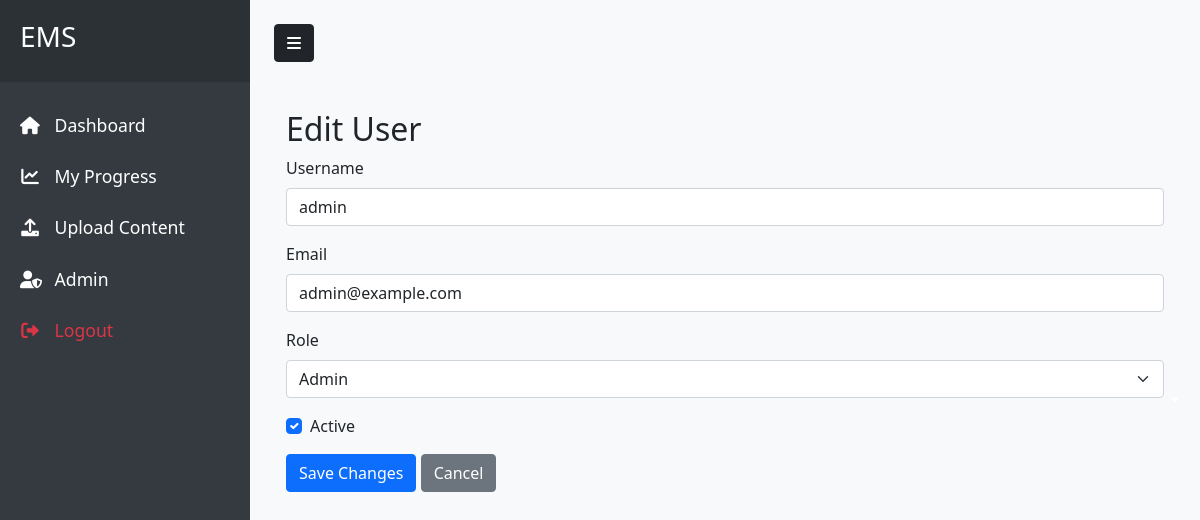
The page /admin/user/1 (signed in) on the database its author committed.
### run.py (models this page shows, shortened)
class User(UserMixin, db.Model):
    id = db.Column(db.Integer, primary_key=True)
    username = db.Column(db.String(80), unique=True, nullable=False)
    email = db.Column(db.String(120), unique=True, nullable=False)
    password_hash = db.Column(db.String(128))
    role = db.Column(db.String(20), nullable=False, default=ROLE_EMPLOYEE)
    is_active = db.Column(db.Boolean, default=True)
    created_at = db.Column(db.DateTime, default=datetime.utcnow)
    team_id = db.Column(db.Integer, db.ForeignKey('team.id'))
    team = db.relationship('Team', back_populates='members')
    contents = db.relationship('Content', back_populates='author', lazy=True)
    supervised_categories = db.relationship('Category', secondary='category_supervisors',
        back_populates='supervisors')
    progress_items = db.relationship('UserProgress', back_populates='user', lazy=True)
    quiz_scores = db.relationship('QuizAttempt', back_populates='user', lazy=True)
    created_quizzes = db.relationship('Quiz', back_populates='creator', lazy=True)
    def is_admin(self):
        return self.role == ROLE_ADMIN
    def is_supervisor(self):
        return self.role == ROLE_SUPERVISOR

### run.py (the view, shortened to what this page needs)
@app.route('/admin/user/<int:user_id>', methods=['GET', 'POST'])
@login_required
def edit_user(user_id):
    if not current_user.is_admin():
        flash('Access denied', 'error')
        return redirect(url_for('dashboard'))
    user = User.query.get_or_404(user_id)
    categories = Category.query.all()
    return render_template('admin/edit_user.html', user=user, categories=categories)

### run.py (called while the page is built)
@login_manager.user_loader
def load_user(user_id):
    return User.query.get(int(user_id))

### templates/admin/edit_user.html (shortened to what this page needs)
{% extends "base.html" %}
{% block content %}
<div class="container mt-4">
    <h2>Edit User</h2>
    <form method="POST">
        <div class="mb-3">
            <label for="username" class="form-label">Username</label>
            <input type="text" class="form-control" id="username" name="username" value="{{ user.username }}" required>
        </div>
        <div class="mb-3">
            <label for="email" class="form-label">Email</label>
            <input type="email" class="form-control" id="email" name="email" value="{{ user.email }}" required>
        </div>
        <div class="mb-3">
            <label for="role" class="form-label">Role</label>
            <select class="form-select" id="role" name="role" required>
                <option value="admin" {% if user.role == 'admin' %}selected{% endif %}>Admin</option>
            </select>
        </div>
        <div class="mb-3">
            <div class="form-check">
                <input type="checkbox" class="form-check-input" id="is_active" name="is_active" {% if user.is_active %}checked{% endif %}>
                <label class="form-check-label" for="is_active">Active</label>
            </div>
        </div>
        <button type="submit" class="btn btn-primary">Save Changes</button>
        <a href="{{ url_for('manage_users') }}" class="btn btn-secondary">Cancel</a>
    </form>
</div>
{% endblock %}

### static/css/style.css (style rules this page uses)
body { background-color: #f8f9fa; }
.btn-primary { background-color: #0d6efd; border-color: #0d6efd; }

### rows shown on the page
User: username "admin", email "admin@example.com", role "Admin", is_active "☑"
